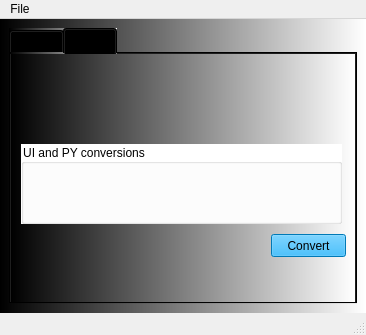
<?xml version="1.0" encoding="UTF-8"?>
<ui version="4.0">
 <class>MainWindow</class>
 <widget class="QMainWindow" name="MainWindow">
  <property name="geometry">
   <rect>
    <x>0</x>
    <y>0</y>
    <width>366</width>
    <height>335</height>
   </rect>
  </property>
  <property name="windowTitle">
   <string>MainWindow</string>
  </property>
  <widget class="QWidget" name="centralwidget">
   <property name="styleSheet">
    <string notr="true">background-color: qlineargradient(spread:pad, x1:0, y1:0, x2:1, y2:0, stop:0 rgba(0, 0, 0, 255), stop:1 rgba(255, 255, 255, 255));</string>
   </property>
   <layout class="QVBoxLayout" name="verticalLayout">
    <item>
     <widget class="QTabWidget" name="tabWidget">
      <property name="currentIndex">
       <number>1</number>
      </property>
      <widget class="QWidget" name="tab">
       <property name="styleSheet">
        <string notr="true">QWidget{
background-color: rgb(0, 0, 255);
}

QPushButton{
background-color: rgb(255, 255, 255);
}

QPushButton#pushButton_set_label{
background-color: rgb(255, 0, 255);
}
</string>
       </property>
       <attribute name="title">
        <string>Tab 1</string>
       </attribute>
       <widget class="QWidget" name="verticalLayoutWidget">
        <property name="geometry">
         <rect>
          <x>0</x>
          <y>0</y>
          <width>341</width>
          <height>201</height>
         </rect>
        </property>
        <layout class="QVBoxLayout" name="verticalLayout_2">
         <item>
          <widget class="QLabel" name="label">
           <property name="font">
            <font>
             <pointsize>18</pointsize>
            </font>
           </property>
           <property name="text">
            <string>TextLabel</string>
           </property>
           <property name="alignment">
            <set>Qt::AlignCenter</set>
           </property>
          </widget>
         </item>
         <item>
          <layout class="QHBoxLayout" name="horizontalLayout">
           <item>
            <widget class="QPushButton" name="pushButton_clear">
             <property name="text">
              <string>Clear label</string>
             </property>
            </widget>
           </item>
           <item>
            <widget class="QPushButton" name="pushButton_set_label">
             <property name="text">
              <string>Set label</string>
             </property>
            </widget>
           </item>
          </layout>
         </item>
        </layout>
       </widget>
      </widget>
      <widget class="QWidget" name="tab_2">
       <property name="autoFillBackground">
        <bool>false</bool>
       </property>
       <attribute name="title">
        <string>Tab 2</string>
       </attribute>
       <widget class="QPushButton" name="pushButton_convert">
        <property name="geometry">
         <rect>
          <x>260</x>
          <y>180</y>
          <width>75</width>
          <height>23</height>
         </rect>
        </property>
        <property name="styleSheet">
         <string notr="true">background-color: rgb(0, 170, 255);</string>
        </property>
        <property name="text">
         <string>Convert</string>
        </property>
       </widget>
       <widget class="QGroupBox" name="groupBox">
        <property name="geometry">
         <rect>
          <x>10</x>
          <y>90</y>
          <width>321</width>
          <height>80</height>
         </rect>
        </property>
        <property name="styleSheet">
         <string notr="true">background-color: rgb(255, 255, 255);</string>
        </property>
        <property name="title">
         <string>UI and PY conversions</string>
        </property>
       </widget>
      </widget>
     </widget>
    </item>
   </layout>
  </widget>
  <widget class="QMenuBar" name="menubar">
   <property name="geometry">
    <rect>
     <x>0</x>
     <y>0</y>
     <width>366</width>
     <height>26</height>
    </rect>
   </property>
   <widget class="QMenu" name="menuFile">
    <property name="title">
     <string>File</string>
    </property>
    <addaction name="actionNew"/>
    <addaction name="separator"/>
    <addaction name="actionExit"/>
   </widget>
   <addaction name="menuFile"/>
  </widget>
  <widget class="QStatusBar" name="statusbar">
   <property name="statusTip">
    <string>Text displayed</string>
   </property>
  </widget>
  <action name="actionNew">
   <property name="icon">
    <iconset>
     <normaloff>../icons/new_icon.png</normaloff>../icons/new_icon.png</iconset>
   </property>
   <property name="text">
    <string>New</string>
   </property>
   <property name="statusTip">
    <string>New File</string>
   </property>
  </action>
  <action name="actionExit">
   <property name="icon">
    <iconset>
     <normaloff>../icons/exit_icon.png</normaloff>../icons/exit_icon.png</iconset>
   </property>
   <property name="text">
    <string>Exit</string>
   </property>
  </action>
 </widget>
 <resources/>
 <connections/>
 <slots>
  <slot>slot1()</slot>
 </slots>
</ui>
